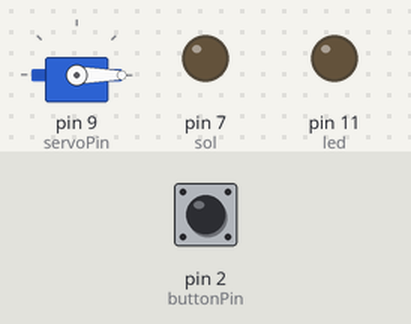
Simulated run of this sketch. Board: Arduino Uno, built with avr-gcc and run on an emulated ATmega328P. Parts: servo, output pins drawn as LEDs (lit = HIGH). Inputs (shaded band) come from the test bench; at power-on: pin 2 (buttonPin) LOW. What the sketch prints to the serial monitor is not drawn.

Above: at 1.2 s.
1.3 s: pin 2 (buttonPin) pulled HIGH for 0.15 s
At 1.76 s:
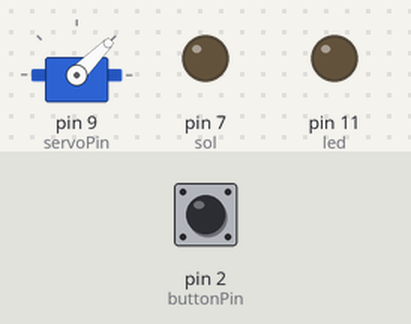
At 3.5 s:
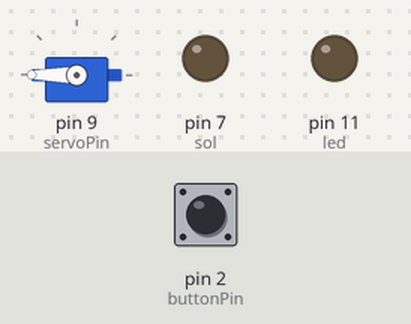
7.3 s: pin 2 (buttonPin) driven LOW
Timing chart, 0 to 10.3 s (numbered marks = the images above; inputs shaded):
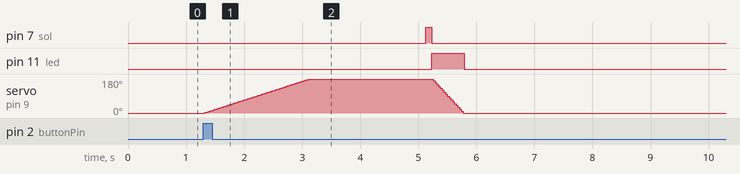

Measured:
- after the input at 1.3 s, pin 7 (sol): LOW → HIGH after 3.8 s, → LOW 0.10 s later; pin 11 (led): LOW → HIGH after 3.9 s, → LOW 0.56 s later; servo on pin 9 (servoPin): rises from 0° to 180° in 1.8 s, then falls to 0° in 2.6 s

The sketch:

2019syksyRyhm_8-12-11.ino
```cpp
#include <Servo.h>

Servo myservo;

int servoPin = 9;

int pos = 0;

int buttonPin = 2;
int buttonState = LOW;

int sol = 7;
int solState = LOW;

//Led
int led = 11;


void setup() {
  myservo.attach(servoPin);  // attaches the servo on pin 9 to the servo object
  myservo.write(0);
  pinMode(sol, OUTPUT);
  pinMode(led, OUTPUT);
  pinMode(buttonPin, INPUT);

  Serial.begin(9600);

}
/*void ledFade(){ // Function for dimming led out after shot. All leds in one circuit.

  for(int i = 255; i > 0 ;i-= 5) { // For loop that goes through brightness from 255 to 0 and delays 30 to show the effect. leaves at Brightness = 0
    analogWrite(led, i);
    delay(30);
  }

}*/

void canonsOut() {
  for (pos = 0; pos <= 180; pos += 1) { // goes from 0 degrees to 180 degrees in steps of 1 degree
    myservo.write(pos);              // tell servo to go to position in variable 'pos'
    delay(10);
  }
  delay(1000);
}


void fire() {
  digitalWrite(sol, HIGH);
  delay(100);
  digitalWrite(sol, LOW);

  //ledFade();
  analogWrite(led, 255);
  for (pos = 180; pos >= 0; pos -= 5) { // goes from 180 degrees to 0 degrees
    myservo.write(pos);
    //analogWrite(led, pos*(255/180));
    delay(15);

  }
  analogWrite(led, 0);
  delay(1000);
}

void loop() {
  digitalWrite(sol, LOW);

  buttonState = digitalRead(buttonPin);
  solState = digitalRead(sol);

  //Serial.println(buttonState);
  Serial.println(buttonState);
  if (buttonState == HIGH) {  // tests to see if laukaus mode is selected (set on as default for test)

    canonsOut();

    delay(1000);

    fire();

    delay(1000);

  }
}
```
